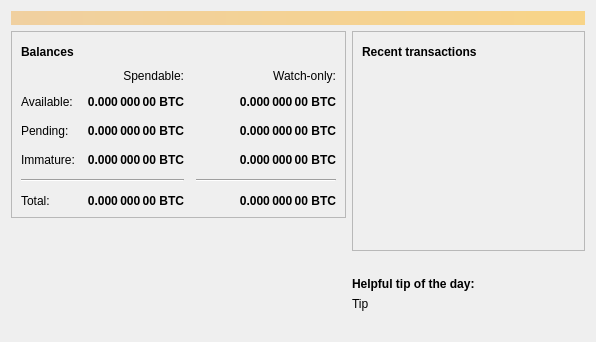
<?xml version="1.0" encoding="UTF-8"?>
<ui version="4.0">
 <class>OverviewPage</class>
 <widget class="QWidget" name="OverviewPage">
  <property name="geometry">
   <rect>
    <x>0</x>
    <y>0</y>
    <width>596</width>
    <height>342</height>
   </rect>
  </property>
  <property name="windowTitle">
   <string>Form</string>
  </property>
  <layout class="QVBoxLayout" name="topLayout">
   <item>
    <widget class="QLabel" name="labelAlerts">
     <property name="visible">
      <bool>false</bool>
     </property>
     <property name="styleSheet">
      <string notr="true">QLabel { background-color: qlineargradient(x1: 0, y1: 0, x2: 1, y2: 0, stop:0 #F0D0A0, stop:1 #F8D488); color:#000000; }</string>
     </property>
     <property name="wordWrap">
      <bool>true</bool>
     </property>
     <property name="margin">
      <number>3</number>
     </property>
     <property name="textInteractionFlags">
      <set>Qt::TextSelectableByMouse</set>
     </property>
    </widget>
   </item>
   <item>
    <layout class="QHBoxLayout" name="horizontalLayout" stretch="1,1">
     <item>
      <layout class="QVBoxLayout" name="verticalLayout_2">
       <item>
        <widget class="QFrame" name="frame">
         <property name="frameShape">
          <enum>QFrame::StyledPanel</enum>
         </property>
         <property name="frameShadow">
          <enum>QFrame::Raised</enum>
         </property>
         <layout class="QVBoxLayout" name="verticalLayout_4">
          <item>
           <layout class="QHBoxLayout" name="horizontalLayout_4">
            <item>
             <widget class="QLabel" name="label_5">
              <property name="font">
               <font>
                <weight>75</weight>
                <bold>true</bold>
               </font>
              </property>
              <property name="text">
               <string>Balances</string>
              </property>
             </widget>
            </item>
            <item>
             <widget class="QPushButton" name="labelWalletStatus">
              <property name="enabled">
               <bool>true</bool>
              </property>
              <property name="maximumSize">
               <size>
                <width>30</width>
                <height>16777215</height>
               </size>
              </property>
              <property name="toolTip">
               <string>The displayed information may be out of date. Your wallet automatically synchronizes with the tAustraliaCash network after a connection is established, but this process has not completed yet.</string>
              </property>
              <property name="text">
               <string/>
              </property>
              <property name="icon">
               <iconset resource="../bitcoin.qrc">
                <normaloff>:/icons/warning</normaloff>
                <disabledoff>:/icons/warning</disabledoff>:/icons/warning</iconset>
              </property>
              <property name="iconSize">
               <size>
                <width>24</width>
                <height>24</height>
               </size>
              </property>
              <property name="flat">
               <bool>true</bool>
              </property>
             </widget>
            </item>
            <item>
             <spacer name="horizontalSpacer_3">
              <property name="orientation">
               <enum>Qt::Horizontal</enum>
              </property>
              <property name="sizeHint" stdset="0">
               <size>
                <width>40</width>
                <height>20</height>
               </size>
              </property>
             </spacer>
            </item>
           </layout>
          </item>
          <item>
           <layout class="QGridLayout" name="gridLayout">
            <property name="spacing">
             <number>12</number>
            </property>
            <item row="2" column="2">
             <widget class="QLabel" name="labelWatchPending">
              <property name="font">
               <font>
                <weight>75</weight>
                <bold>true</bold>
               </font>
              </property>
              <property name="cursor">
               <cursorShape>IBeamCursor</cursorShape>
              </property>
              <property name="toolTip">
               <string>Unconfirmed transactions to watch-only addresses</string>
              </property>
              <property name="text">
               <string notr="true">0.000 000 00 BTC</string>
              </property>
              <property name="alignment">
               <set>Qt::AlignRight|Qt::AlignTrailing|Qt::AlignVCenter</set>
              </property>
              <property name="textInteractionFlags">
               <set>Qt::LinksAccessibleByMouse|Qt::TextSelectableByKeyboard|Qt::TextSelectableByMouse</set>
              </property>
             </widget>
            </item>
            <item row="2" column="1">
             <widget class="QLabel" name="labelUnconfirmed">
              <property name="font">
               <font>
                <weight>75</weight>
                <bold>true</bold>
               </font>
              </property>
              <property name="cursor">
               <cursorShape>IBeamCursor</cursorShape>
              </property>
              <property name="toolTip">
               <string>Total of transactions that have yet to be confirmed, and do not yet count toward the spendable balance</string>
              </property>
              <property name="text">
               <string notr="true">0.000 000 00 BTC</string>
              </property>
              <property name="alignment">
               <set>Qt::AlignRight|Qt::AlignTrailing|Qt::AlignVCenter</set>
              </property>
              <property name="textInteractionFlags">
               <set>Qt::LinksAccessibleByMouse|Qt::TextSelectableByKeyboard|Qt::TextSelectableByMouse</set>
              </property>
             </widget>
            </item>
            <item row="3" column="2">
             <widget class="QLabel" name="labelWatchImmature">
              <property name="font">
               <font>
                <weight>75</weight>
                <bold>true</bold>
               </font>
              </property>
              <property name="cursor">
               <cursorShape>IBeamCursor</cursorShape>
              </property>
              <property name="toolTip">
               <string>Mined balance in watch-only addresses that has not yet matured</string>
              </property>
              <property name="text">
               <string notr="true">0.000 000 00 BTC</string>
              </property>
              <property name="alignment">
               <set>Qt::AlignRight|Qt::AlignTrailing|Qt::AlignVCenter</set>
              </property>
              <property name="textInteractionFlags">
               <set>Qt::LinksAccessibleByMouse|Qt::TextSelectableByKeyboard|Qt::TextSelectableByMouse</set>
              </property>
             </widget>
            </item>
            <item row="4" column="0" colspan="2">
             <widget class="Line" name="line">
              <property name="orientation">
               <enum>Qt::Horizontal</enum>
              </property>
             </widget>
            </item>
            <item row="4" column="2">
             <widget class="Line" name="lineWatchBalance">
              <property name="sizePolicy">
               <sizepolicy hsizetype="Preferred" vsizetype="Fixed">
                <horstretch>0</horstretch>
                <verstretch>0</verstretch>
               </sizepolicy>
              </property>
              <property name="minimumSize">
               <size>
                <width>140</width>
                <height>0</height>
               </size>
              </property>
              <property name="orientation">
               <enum>Qt::Horizontal</enum>
              </property>
             </widget>
            </item>
            <item row="5" column="0">
             <widget class="QLabel" name="labelTotalText">
              <property name="text">
               <string>Total:</string>
              </property>
             </widget>
            </item>
            <item row="3" column="1">
             <widget class="QLabel" name="labelImmature">
              <property name="font">
               <font>
                <weight>75</weight>
                <bold>true</bold>
               </font>
              </property>
              <property name="cursor">
               <cursorShape>IBeamCursor</cursorShape>
              </property>
              <property name="toolTip">
               <string>Mined balance that has not yet matured</string>
              </property>
              <property name="text">
               <string notr="true">0.000 000 00 BTC</string>
              </property>
              <property name="alignment">
               <set>Qt::AlignRight|Qt::AlignTrailing|Qt::AlignVCenter</set>
              </property>
              <property name="textInteractionFlags">
               <set>Qt::LinksAccessibleByMouse|Qt::TextSelectableByKeyboard|Qt::TextSelectableByMouse</set>
              </property>
             </widget>
            </item>
            <item row="2" column="3">
             <spacer name="horizontalSpacer_2">
              <property name="orientation">
               <enum>Qt::Horizontal</enum>
              </property>
              <property name="sizeHint" stdset="0">
               <size>
                <width>40</width>
                <height>20</height>
               </size>
              </property>
             </spacer>
            </item>
            <item row="3" column="0">
             <widget class="QLabel" name="labelImmatureText">
              <property name="text">
               <string>Immature:</string>
              </property>
             </widget>
            </item>
            <item row="5" column="1">
             <widget class="QLabel" name="labelTotal">
              <property name="font">
               <font>
                <weight>75</weight>
                <bold>true</bold>
               </font>
              </property>
              <property name="cursor">
               <cursorShape>IBeamCursor</cursorShape>
              </property>
              <property name="toolTip">
               <string>Your current total balance</string>
              </property>
              <property name="text">
               <string notr="true">0.000 000 00 BTC</string>
              </property>
              <property name="alignment">
               <set>Qt::AlignRight|Qt::AlignTrailing|Qt::AlignVCenter</set>
              </property>
              <property name="textInteractionFlags">
               <set>Qt::LinksAccessibleByMouse|Qt::TextSelectableByKeyboard|Qt::TextSelectableByMouse</set>
              </property>
             </widget>
            </item>
            <item row="5" column="2">
             <widget class="QLabel" name="labelWatchTotal">
              <property name="font">
               <font>
                <weight>75</weight>
                <bold>true</bold>
               </font>
              </property>
              <property name="cursor">
               <cursorShape>IBeamCursor</cursorShape>
              </property>
              <property name="toolTip">
               <string>Current total balance in watch-only addresses</string>
              </property>
              <property name="text">
               <string notr="true">0.000 000 00 BTC</string>
              </property>
              <property name="alignment">
               <set>Qt::AlignRight|Qt::AlignTrailing|Qt::AlignVCenter</set>
              </property>
              <property name="textInteractionFlags">
               <set>Qt::LinksAccessibleByMouse|Qt::TextSelectableByKeyboard|Qt::TextSelectableByMouse</set>
              </property>
             </widget>
            </item>
            <item row="0" column="2">
             <widget class="QLabel" name="labelWatchonly">
              <property name="text">
               <string>Watch-only:</string>
              </property>
              <property name="alignment">
               <set>Qt::AlignRight|Qt::AlignTrailing|Qt::AlignVCenter</set>
              </property>
             </widget>
            </item>
            <item row="1" column="0">
             <widget class="QLabel" name="labelBalanceText">
              <property name="text">
               <string>Available:</string>
              </property>
             </widget>
            </item>
            <item row="1" column="1">
             <widget class="QLabel" name="labelBalance">
              <property name="font">
               <font>
                <weight>75</weight>
                <bold>true</bold>
               </font>
              </property>
              <property name="cursor">
               <cursorShape>IBeamCursor</cursorShape>
              </property>
              <property name="toolTip">
               <string>Your current spendable balance</string>
              </property>
              <property name="text">
               <string notr="true">0.000 000 00 BTC</string>
              </property>
              <property name="alignment">
               <set>Qt::AlignRight|Qt::AlignTrailing|Qt::AlignVCenter</set>
              </property>
              <property name="textInteractionFlags">
               <set>Qt::LinksAccessibleByMouse|Qt::TextSelectableByKeyboard|Qt::TextSelectableByMouse</set>
              </property>
             </widget>
            </item>
            <item row="1" column="2">
             <widget class="QLabel" name="labelWatchAvailable">
              <property name="font">
               <font>
                <weight>75</weight>
                <bold>true</bold>
               </font>
              </property>
              <property name="cursor">
               <cursorShape>IBeamCursor</cursorShape>
              </property>
              <property name="toolTip">
               <string>Your current balance in watch-only addresses</string>
              </property>
              <property name="text">
               <string notr="true">0.000 000 00 BTC</string>
              </property>
              <property name="alignment">
               <set>Qt::AlignRight|Qt::AlignTrailing|Qt::AlignVCenter</set>
              </property>
              <property name="textInteractionFlags">
               <set>Qt::LinksAccessibleByMouse|Qt::TextSelectableByKeyboard|Qt::TextSelectableByMouse</set>
              </property>
             </widget>
            </item>
            <item row="2" column="0">
             <widget class="QLabel" name="labelPendingText">
              <property name="text">
               <string>Pending:</string>
              </property>
             </widget>
            </item>
            <item row="0" column="1">
             <widget class="QLabel" name="labelSpendable">
              <property name="text">
               <string>Spendable:</string>
              </property>
              <property name="alignment">
               <set>Qt::AlignRight|Qt::AlignTrailing|Qt::AlignVCenter</set>
              </property>
             </widget>
            </item>
           </layout>
          </item>
         </layout>
        </widget>
       </item>
       <item>
        <spacer name="verticalSpacer">
         <property name="orientation">
          <enum>Qt::Vertical</enum>
         </property>
         <property name="sizeHint" stdset="0">
          <size>
           <width>20</width>
           <height>40</height>
          </size>
         </property>
        </spacer>
       </item>
       <item>
        <layout class="QGridLayout" name="logo_grid">
          <item>
            <widget class="QLabel" name="label_wallet_bgcoin">
             <property name="text">
              <string/>
             </property>
             <property name="pixmap">
              <pixmap resource="../bitcoin.qrc">:/icons/wallet_bgcoin</pixmap>
             </property>
             <property name="scaledContents">
              <bool>false</bool>
             </property>
             <property name="alignment">
              <set>Qt::AlignCenter</set>
             </property>
             <property name="margin">
              <number>-2</number>
             </property>
            </widget>
          </item>
          <item>
            <widget class="QLabel" name="label_wallet_version_overlay">
              <property name="text">
               <string></string>
              </property>
              <property name="pixmap">
              </property>
              <property name="scaledContents">
               <bool>false</bool>
              </property>
              <property name="alignment">
               <set>Qt::AlignLeft|Qt::AlignBottom</set>
              </property>
              <property name="margin">
               <number>2</number>
              </property>
            </widget>
          </item>
        </layout>
       </item>
      </layout>
     </item>
     <item>
      <layout class="QVBoxLayout" name="verticalLayout_3">
       <item>
        <widget class="QFrame" name="frame_2">
         <property name="frameShape">
          <enum>QFrame::StyledPanel</enum>
         </property>
         <property name="frameShadow">
          <enum>QFrame::Raised</enum>
         </property>
         <layout class="QVBoxLayout" name="verticalLayout">
          <item>
           <layout class="QHBoxLayout" name="horizontalLayout_2">
            <item>
             <widget class="QLabel" name="label_4">
              <property name="font">
               <font>
                <weight>75</weight>
                <bold>true</bold>
               </font>
              </property>
              <property name="text">
               <string>Recent transactions</string>
              </property>
             </widget>
            </item>
            <item>
             <widget class="QPushButton" name="labelTransactionsStatus">
              <property name="enabled">
               <bool>true</bool>
              </property>
              <property name="maximumSize">
               <size>
                <width>30</width>
                <height>16777215</height>
               </size>
              </property>
              <property name="toolTip">
               <string>The displayed information may be out of date. Your wallet automatically synchronizes with the tAustraliaCash network after a connection is established, but this process has not completed yet.</string>
              </property>
              <property name="text">
               <string/>
              </property>
              <property name="icon">
               <iconset resource="../bitcoin.qrc">
                <normaloff>:/icons/warning</normaloff>
                <disabledoff>:/icons/warning</disabledoff>:/icons/warning</iconset>
              </property>
              <property name="iconSize">
               <size>
                <width>24</width>
                <height>24</height>
               </size>
              </property>
              <property name="flat">
               <bool>true</bool>
              </property>
             </widget>
            </item>
            <item>
             <spacer name="horizontalSpacer">
              <property name="orientation">
               <enum>Qt::Horizontal</enum>
              </property>
              <property name="sizeHint" stdset="0">
               <size>
                <width>40</width>
                <height>20</height>
               </size>
              </property>
             </spacer>
            </item>
           </layout>
          </item>
          <item>
           <widget class="QListView" name="listTransactions">
            <property name="styleSheet">
             <string notr="true">QListView { background: transparent; }</string>
            </property>
            <property name="frameShape">
             <enum>QFrame::NoFrame</enum>
            </property>
            <property name="verticalScrollBarPolicy">
             <enum>Qt::ScrollBarAlwaysOff</enum>
            </property>
            <property name="horizontalScrollBarPolicy">
             <enum>Qt::ScrollBarAlwaysOff</enum>
            </property>
            <property name="selectionMode">
             <enum>QAbstractItemView::NoSelection</enum>
            </property>
           </widget>
          </item>
         </layout>
        </widget>
       </item>
       <item>
        <spacer name="verticalSpacer_2">
         <property name="orientation">
          <enum>Qt::Vertical</enum>
         </property>
         <property name="sizeHint" stdset="0">
          <size>
           <width>20</width>
           <height>40</height>
          </size>
         </property>
        </spacer>
       </item>
       <item>
        <layout class="QVBoxLayout" name="verticalLayout_5">
         <property name="topMargin">
          <number>0</number>
         </property>
         <item>
          <widget class="QLabel" name="label_tip_header">
           <property name="font">
            <font>
             <weight>75</weight>
             <bold>true</bold>
            </font>
           </property>
           <property name="text">
            <string>Helpful tip of the day:</string>
           </property>
          </widget>
         </item>
         <item>
          <widget class="QLabel" name="label_tip">
           <property name="text">
            <string>Tip</string>
           </property>
          </widget>
         </item>
         <item>
          <spacer name="verticalSpacer_3">
           <property name="orientation">
            <enum>Qt::Vertical</enum>
           </property>
           <property name="sizeType">
            <enum>QSizePolicy::Maximum</enum>
           </property>
           <property name="sizeHint" stdset="0">
            <size>
             <width>20</width>
             <height>40</height>
            </size>
           </property>
          </spacer>
         </item>
        </layout>
       </item>
      </layout>
     </item>
    </layout>
   </item>
  </layout>
 </widget>
 <resources>
  <include location="../bitcoin.qrc"/>
 </resources>
 <connections/>
</ui>
